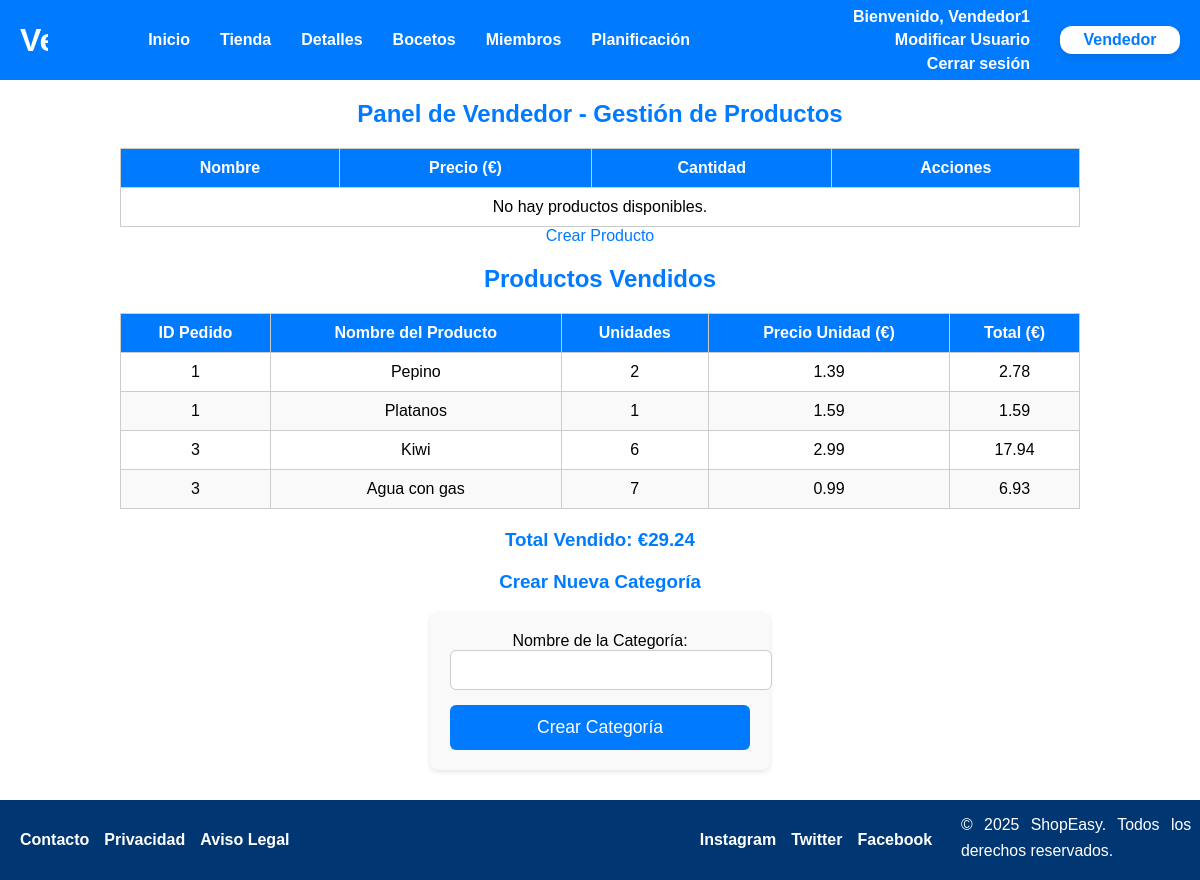
Page /vendedor.php (signed in) on the committed database.
### tables this page shows
CREATE TABLE `detalles_pedido` (
  `id_pedido` int(10) NOT NULL,
  `id_producto` int(10) NOT NULL,
  `cantidad` int(5) NOT NULL,
  `precio_unidad` decimal(10,2) NOT NULL,
  `nombre` varchar(25) NOT NULL,
  `id_vendedor` int(10) NOT NULL
);

### includes/controladores/vendedorController.php (called while the page is built, shortened)
<?php
require_once RUTA_INCLUDES . 'producto.php';
require_once RUTA_INCLUDES . 'detallespedido.php';
class VendedorController {
    private $id_vendedor;
    private $detallespedido;
    public function __construct($id_vendedor = null) {
        global $conn;
        $this->detallespedido = new DetallesPedido($conn);
        if ($id_vendedor === null && isset($_SESSION['id_usuario'])) {
            $this->id_vendedor = $_SESSION['id_usuario'];
        } else {
            $this->id_vendedor = $id_vendedor;
        }
    }
    public function obtenerProductosVendidos() {
        return $this->detallespedido->obtenerProductosVendidosPorVendedor($this->id_vendedor);
    }
}
?>

### includes/detallespedido.php (called while the page is built, shortened)
<?php
class DetallesPedido {
    private $conn;
    public function __construct($conn, $data = null) {
        $this->conn = $conn;
    }
    public function obtenerProductosVendidosPorVendedor($id_vendedor) {
        $query = "SELECT dp.id_pedido, dp.nombre, dp.cantidad, dp.precio_unidad
                  FROM detalles_pedido dp
                  WHERE dp.id_vendedor = ?";
        $stmt = $this->conn->prepare($query);
        $stmt->bind_param("i", $id_vendedor);
        $stmt->execute();
        $result = $stmt->get_result();
        $productosVendidos = [];
        while ($row = $result->fetch_assoc()) {
            $productosVendidos[] = $row;
        }
        return $productosVendidos;
    }
}
?>

### vendedor.php (the view, shortened to what this page needs)
<?php
require RUTA_VISTAS . 'plantillas/plantilla2.php';
require_once RUTA_INCLUDES . 'controladores/vendedorController.php';
require_once RUTA_INCLUDES . 'formularionuevacategoria.php';
$form = new formularioNuevaCategoria();
$htmlFormNuevaCategoria = $form->gestiona();
$vendedorController = new VendedorController();
$productosVendidos = $vendedorController->obtenerProductosVendidos();
$totalVendido = 0;
?>
<main>
    <h2>Panel de Vendedor - Gestión de Productos</h2>
    <table>
        <thead>
            <tr>
                <th>Nombre</th>
                <th>Precio (€)</th>
                <th>Cantidad</th>
                <th>Acciones</th>
            </tr>
        </thead>
        <tbody>
            <?php if (!empty($productos)): ?>
                <?php foreach ($productos as $producto): ?>
                    <tr>
                        <td><?= ucfirst(htmlspecialchars($producto->getNombre())) ?></td>
                        <td><?= number_format($producto->getPrecio(), 2) ?></td>
                        <td><?= (int)$producto->getStock() ?></td>
                        <td>
                            <?php
                            $form = new formularioanadirstock($producto->getIdProducto());
                            $htmlFormAnadirStock = $form->gestiona();
                            $form2 = new formularioeliminarstock($producto->getIdProducto());
                            $htmlFormEliminarStock = $form2->gestiona();
                            ?>
                            <?= $htmlFormAnadirStock ?>
                            <?= $htmlFormEliminarStock ?>
                            <a href="controller.php?controller=vendedor&action=eliminarProducto&id=<?php echo $producto->getIdProducto(); ?>" class="btn">Eliminar Producto</a>
                            <a href="controller.php?controller=vendedor&action=modificarProducto&id=<?php echo $producto->getIdProducto(); ?>" class="btn">Modificar Producto</a>
                        </td>
                    </tr>
                <?php endforeach; ?>
            <?php else: ?>
                <tr>
                    <td colspan="4">No hay productos disponibles.</td>
                </tr>
            <?php endif; ?>
        </tbody>
    </table>
    <a href="<?= RUTA_APP . 'crearProducto.php' ?>" class="btn">Crear Producto</a>
    <h2>Productos Vendidos</h2>
    <table>
        <thead>
            <tr>
                <th>ID Pedido</th>
                <th>Nombre del Producto</th>
                <th>Unidades</th>
                <th>Precio Unidad (€)</th>
                <th>Total (€)</th>
            </tr>
        </thead>
        <tbody>
            <?php if (!empty($productosVendidos)): ?>
                <?php foreach ($productosVendidos as $producto): ?>
                    <tr>
                        <td><?= htmlspecialchars($producto['id_pedido']) ?></td>
                        <td><?= ucfirst(htmlspecialchars($producto['nombre'])) ?></td>
                        <td><?= htmlspecialchars($producto['cantidad']) ?></td>
                        <td><?= number_format($producto['precio_unidad'], 2) ?></td>
                        <td>
                            <?php
                            $totalProducto = $producto['cantidad'] * $producto['precio_unidad'];
                            $totalVendido += $totalProducto;
                            echo number_format($totalProducto, 2);
                            ?>
                        </td>
                    </tr>
                <?php endforeach; ?>
            <?php else: ?>
                <tr>
                    <td colspan="5">No se han vendido productos.</td>
                </tr>
            <?php endif; ?>
        </tbody>
    </table>
    <h3>Total Vendido: €<?= number_format($totalVendido, 2) ?></h3>
    <h3>Crear Nueva Categoría</h3>
    <?= $htmlFormNuevaCategoria ?>
</main>

### css/estilo2.css (style rules this page uses)
body { font-family: Arial, sans-serif; margin: 0; padding: 0; background-color: #ffffff; text-align: center; padding-top: 80px; flex: 1; }
a { color: #007BFF; text-decoration: none; }
h2, h3 { text-align: center; color: #007BFF; margin-top: 20px; }
h2 { font-size: 1.5em; }
table { border-collapse: collapse; margin-top: 20px; width: 80%; margin-left: auto; margin-right: auto; }
table, th, td { border: 1px solid #ccc; }
th, td { padding: 10px; text-align: center; }
th { background: #007BFF; color: white; }
tr:nth-child(even) { background: #f9f9f9; }

### css/cssHeader.css (style rules this page uses)
html, body { height: 100%; display: flex; flex-direction: column; }
main { flex: 1; padding-bottom: 100px; }
html { overflow-y: scroll; }

### rows in the picture
detalles_pedido: id_pedido "1", nombre "Pepino", cantidad "2", precio_unidad "1.39", totalProducto "2.78"
detalles_pedido: id_pedido "1", nombre "Platanos", cantidad "1", precio_unidad "1.59"
detalles_pedido: id_pedido "3", nombre "Kiwi", cantidad "6", precio_unidad "2.99", totalProducto "17.94"
detalles_pedido: id_pedido "3", nombre "Agua con gas", cantidad "7", precio_unidad "0.99", totalProducto "6.93"

### other values in the picture
$_SESSION['nombre'] "Vendedor1"
$totalVendido "29.24"
